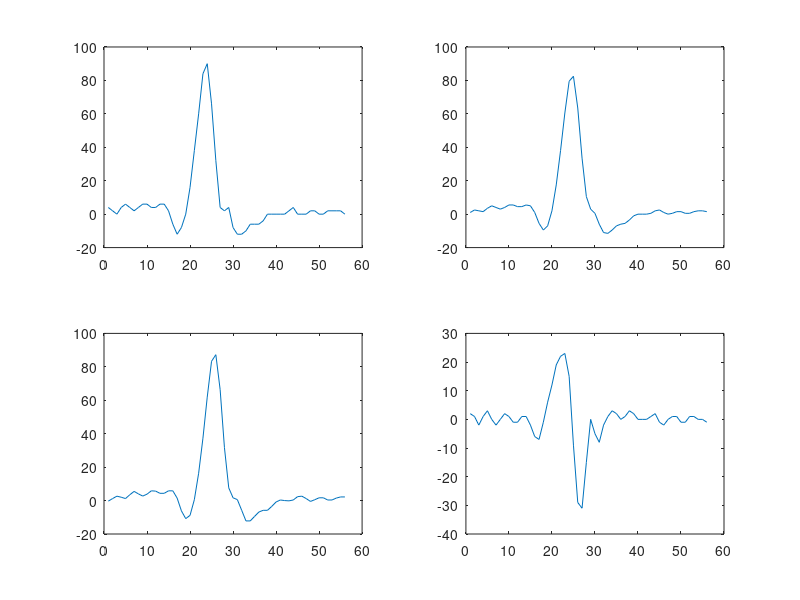

Reproduce this figure in MATLAB.
x=-1*[-4 -2 0 -4 -6 -4 -2 -4 -6 -6 -4 -4 -6 -6 -2 6 12 8 0 -16 -38 -60 -84 -90 -66 -32 -4 -2 -4 8 12 12 10 6 6 6 4 0 0 0 0 0 -2 -4 0 0 0 -2 -2 0 0 -2 -2 -2 -2 0];
m=length(x);
y=zeros(1,m);
z=zeros(1,m);
k=zeros(1,m);
b=0;c=0;d=0;e=0;
for i=1:m
    a=x(1,i);
    y(1,i)=(a+2*b+c)/4;
    c=b;b=a;
end
b=0;c=0;d=0;e=0;
for h=1:m
    a=x(1,h);
    z(1,h)=(-3*a+12*b+17*c+12*d-3*e)/35;
    e=d;d=c;c=b;b=a;
end
b=0;c=0;d=0;e=0;
for j=1:m
    a=x(1,j);
    k(1,j)=(a-c)/2;
    c=b;b=a;
end
subplot(221);plot(x);
subplot(222);plot(y);
subplot(223);plot(z);
subplot(224);plot(k);